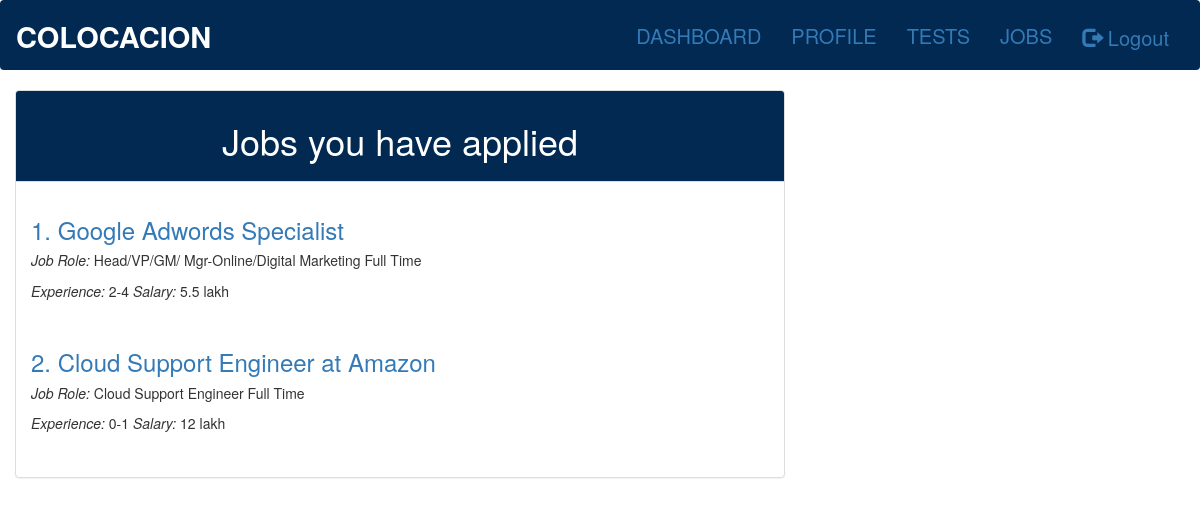
Before: /jobs/jobsapplied/ (signed in) with the older database file.
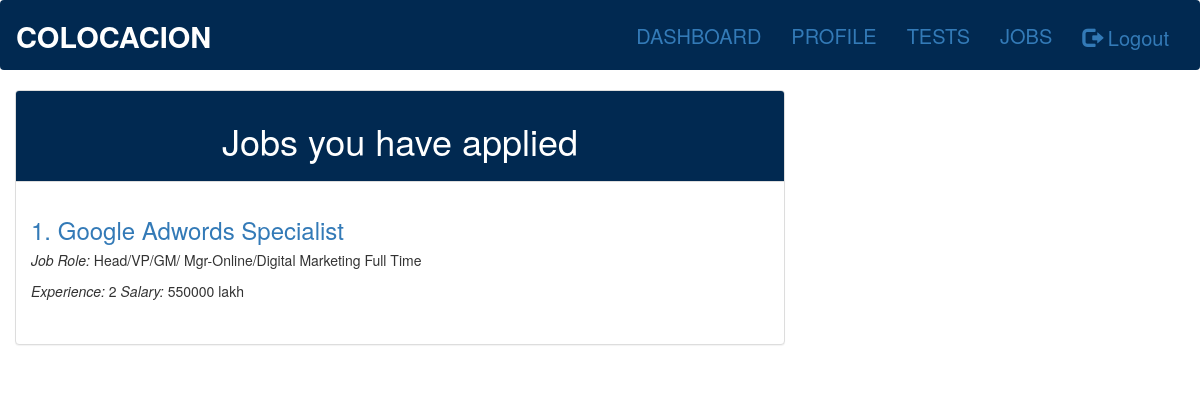
After: the same page with the newer database file.
### jobs/models.py (models this page shows, shortened)
class Jobs(models.Model):
	JOBCLASS=(
		('A','A'),
		('B','B'),
		('C','C'),
		)
	job_id = models.AutoField(primary_key=True)
	job_role = models.CharField(max_length=500)
	job_title = models.CharField(max_length=300, unique=True, blank=False)
	job_type = models.CharField(max_length=100)
	experience_required = models.IntegerField()
	company_name = models.CharField(max_length=50, blank=False)
	salary = models.IntegerField(blank=False)
	location = models.CharField(max_length=500)
	skills_set = models.CharField(max_length=1000)
	job_class = models.CharField(max_length=1, choices=JOBCLASS)
	desc = models.TextField(blank=False)

### jobs/views.py (the view)
# urls.py: url(r'^jobs/', include('jobs.urls', namespace="jobs")),
def jobs(request):
	if 'email' in request.session:
		if JobsApplied.objects.filter(email=request.session['email']).exists():
			jobsapplied = JobsApplied.objects.filter(email=request.session['email']).values('job_id',
				'job_id__job_title', 'job_id__salary', 'job_id__job_role', 'job_id__experience_required',
				'job_id__job_type',)
			return render(request, 'jobs/jobsapplied.html', {'jobs':jobsapplied})
		else:
			return render(request, 'jobs/jobsapplied.html',{'message':"No jobs applied"})
	else:
		return redirect('/accounts/login')

### jobs/templates/jobs/jobsapplied.html (shortened to what this page needs)
{% extends 'users/base.html' %}
{% block content %}
<div id="pricing" class="container-fluid">
  <div class="row slideanim">
    <div class="col-sm-8 col-xs-10">
      <div class="panel panel-default text-center">
        <div class="panel-heading" style="background-color:#012951;color:white">
          <h1>Jobs you have applied</h1>
        </div>
        <div class="panel-body" style="text-align: left">
            {% for job in jobs %}
             <a href="{% url 'jobs:job_detail' job_id=job.job_id %}"><h3 for="test{{ forloop.counter }}">{{ forloop.counter }}. {{ job.job_id__job_title }}</h3></a>
           <h5><i>Job Role:</i> {{ job.job_id__job_role }}  {{ job.job_id__job_type }}<br><br>
              <i>Experience:</i> {{ job.job_id__experience_required }}
              <i>Salary:</i> {{ job.job_id__salary }} lakh
              </h5>
          <br>
          {% endfor %}
        </div>
      </div>
    </div>
  </div>
</div>
{% endblock %}

Changed rows visible on the page:
no longer on this page (row edited): Jobs: job_id__job_title "Cloud Support Engineer at Amazon", job_id__job_role "Cloud Support Engineer", job_id__job_type "Full Time", job_id__experience_required "0-1", job_id__salary "12"
changed Jobs "Google Adwords Specialist": job_id__experience_required "2-4" → "2"; job_id__salary "5.5" → "550000"
